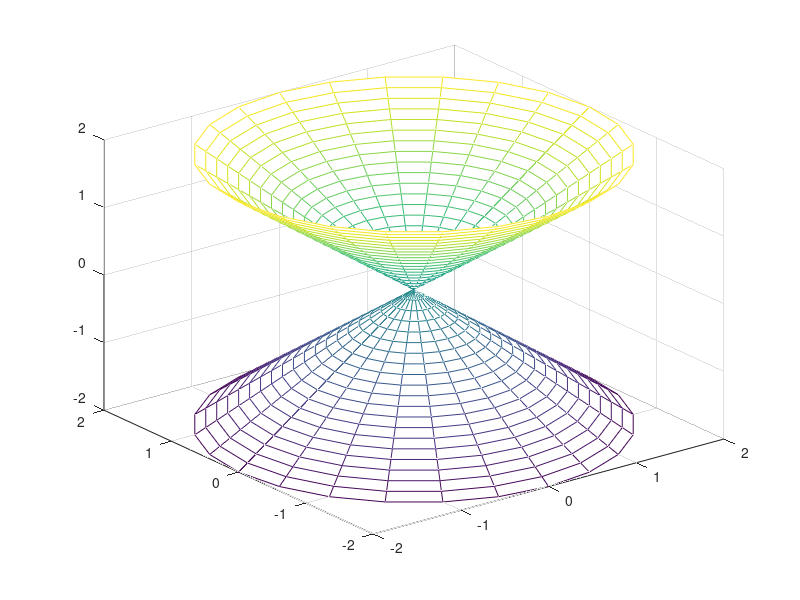

MATLAB code for this plot:
THETA=0:pi/12:2*pi;
 Z=-2:.1:2;
 [z,theta]=meshgrid(Z,THETA);
 r=z;
 x=r.*cos(theta);
 y=r.*sin(theta);
 mesh(x,y,z)
